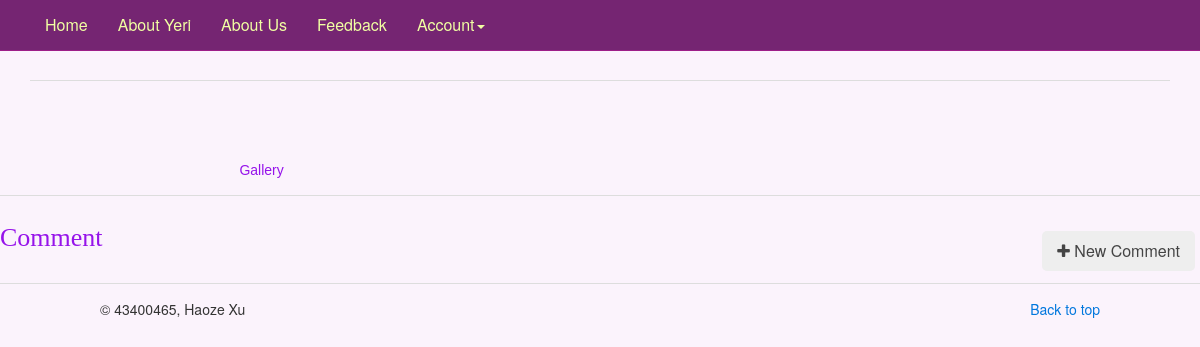
Page /160521001.php (signed in) on the earlier database version.
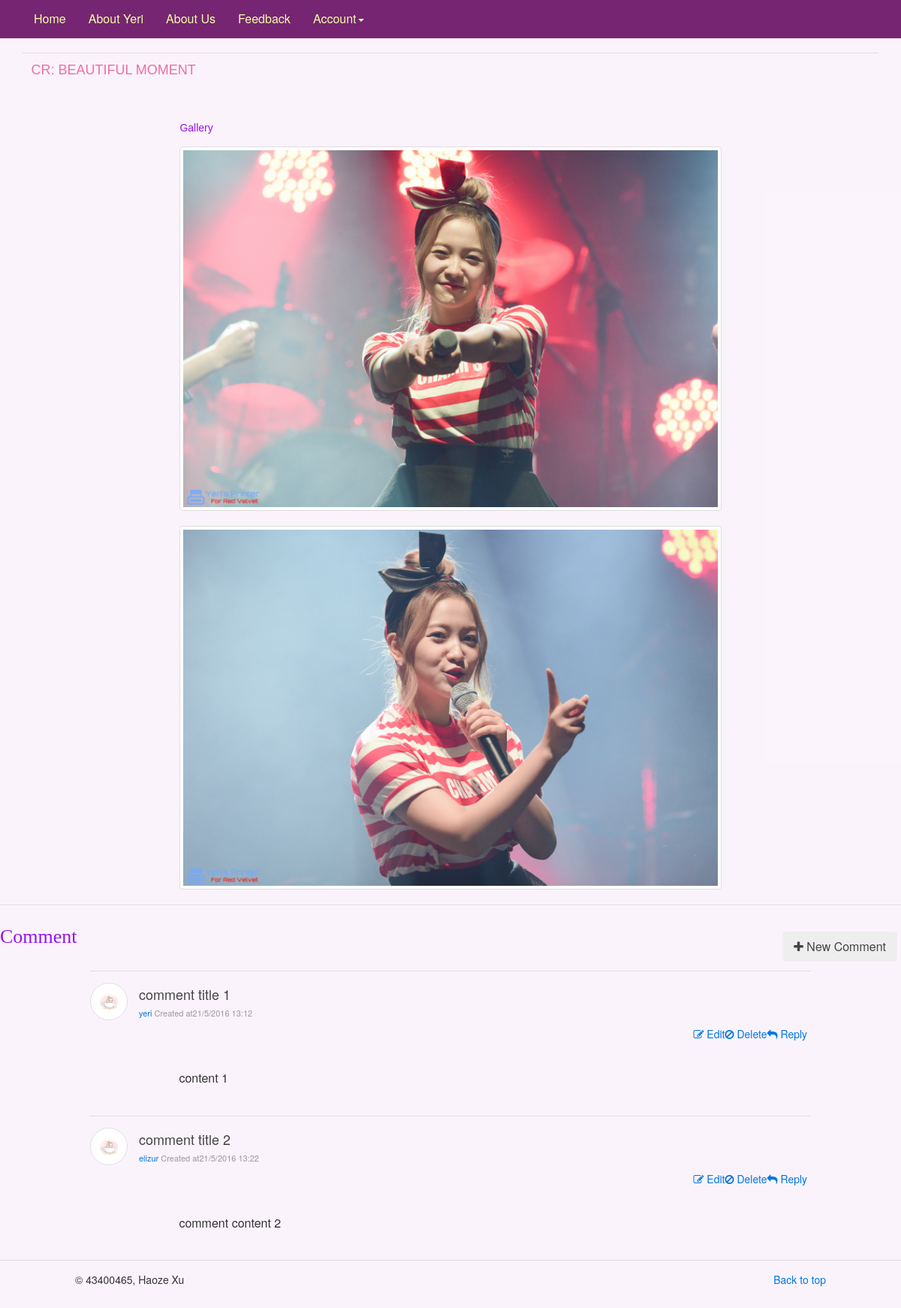
Same page on the later database version.
### tables this page shows
CREATE TABLE IF NOT EXISTS `posts` (
  `post_id` int(20) NOT NULL,
  `url` varchar(200) NOT NULL,
  `Title` varchar(100) NOT NULL,
  `content` varchar(20000) NOT NULL,
  PRIMARY KEY (`post_id`)
);

CREATE TABLE IF NOT EXISTS `media` (
  `post_id` int(20) NOT NULL,
  `media_id` int(20) NOT NULL,
  `type` varchar(10) NOT NULL,
  `url` varchar(200) NOT NULL,
  PRIMARY KEY (`post_id`,`media_id`),
  KEY `post_id` (`post_id`)
);

CREATE TABLE IF NOT EXISTS `comments` (
  `comment_id` int(20) NOT NULL,
  `comment_title` varchar(50) NOT NULL,
  `comment` varchar(1000) NOT NULL,
  `comment_time` varchar(20) NOT NULL,
  `username` varchar(20) NOT NULL,
  `post_id` int(20) NOT NULL,
  PRIMARY KEY (`comment_id`,`post_id`),
  KEY `username` (`username`),
  KEY `post_id` (`post_id`)
);

### 160521001.php (the view, shortened to what this page needs)
<?php
  $servername = "localhost";
  $username = "yeri";
  $password = "yeri";
  $dbname = "allforyeri";
  $post_id = (int)substr($_SERVER['PHP_SELF'], 1);
  $conn = new mysqli($servername, $username, $password, $dbname);
  $post_sql = "SELECT * FROM posts";
  $postResult = $conn->query($post_sql);
  $comment_sql = "SELECT * FROM comments";
  $commentResult = $conn->query($comment_sql);
  $media_sql = "SELECT * FROM media";
  $mediaResult = $conn->query($media_sql);
  $postArr=array();
  $commentArr=array();
  $mediaArr=array();
  while($postRow = $postResult->fetch_assoc()) {
    array_push($postArr, $postRow);
  }
  while($commentRow = $commentResult->fetch_assoc()) {
    array_push($commentArr, $commentRow);
  }
  while($mediaRow = $mediaResult->fetch_assoc()) {
    array_push($mediaArr, $mediaRow);
  }
?>
<!DOCTYPE html>
<html lang="en">
<head>
    <link href="css/bootstrap.min.css" rel="stylesheet">
    <link href="css/main.css" rel="stylesheet">
    <link href="css/Content.css" rel="stylesheet">
    <link href="css/lightbox.css" rel="stylesheet">
    <link href="css/comment.css" rel="stylesheet">
    <link href="css/uikit.min.css" rel="stylesheet">
</head>
<body>
  <nav class="navbar navbar-default navbar-fixed-top">
    <div class="container">
      <div id="navbar" class="navbar-collapse collapse nav_bar">
        <ul class="nav navbar-nav">
          <li><a href="index.php">Home</a></li>
          <li><a href="About_Yeri.php">About Yeri</a></li>
          <li><a href="About_Us.php">About Us</a></li>
          <li><a href="Feedback.php">Feedback</a></li>
          <li class="dropdown">
            <a href="http://v3.bootcss.com/examples/navbar-fixed-top/#" class="dropdown-toggle" data-toggle="dropdown" role="button" aria-haspopup="true" aria-expanded="false">Account<span class="caret"></span></a>
          </li>
        </ul>
      </div>
    </div>
  </nav>
  <div class="container main_content">
    <div class="row">
      <div class="col-md-12 content">
        <?php
          for ($i=0; $i<count($postArr); $i++) {
            if ($postArr[$i]['post_id'] == $post_id) {
              echo "<h2>". $postArr[$i]['title'] ."</h2>\n";
            }
          }
          echo "<hr>\n";
          for ($i=0; $i<count($postArr); $i++) {
            if ($postArr[$i]['post_id'] == $post_id) {
              echo "<p>". $postArr[$i]['content'] ."</p>\n";
            }
          } ?>
      </div>
    </div>
  </div>
  <div class="content_pic">
      <article class="post tag-ad">
        <h5>Gallery</h5>
        <div class="post-featured-image">
          <?php
            for ($i=0; $i<count($mediaArr); $i++) {
              if ($mediaArr[$i]['post_id'] == $post_id) {
                echo "<a class=\"thumbnail loaded\" data-lightbox=\"famcam\" href=" . $mediaArr[$i]['url'] . "><img src=" . $mediaArr[$i]['url'] . " class=\"main_imgs\" alt=\"Content\"></a>";
              }
            } ?>
        </div>
      </article>
  </div>
  <hr>
  <ul class="uk-comment-list">
    <div id="comment_title">
      <div class="comment_handling">
        <a class="uk-button uk-button-large" href="#"><i class="uk-icon-plus"></i>   New Comment</a>
      </div>
      <h3>Comment</h3>
    </div>
    <?php
      for ($i=0; $i<count($commentArr); $i++) {
        if ($commentArr[$i]['post_id'] == $post_id) { ?>
      <li>
        <article class="uk-comment comment">
          <hr>
          <header class="uk-comment-header">
              <?php echo "<img class=\"uk-comment-avatar\" src=\"images/avatar1.jpg\" alt=\"avatar4\">\n"; ?>
              <?php echo "<h4 class=\"uk-comment-title\">" . $commentArr[$i]['comment_title'] . "</h4>\n"; ?>
              <div class="uk-comment-meta">
                <?php echo "<a>". $commentArr[$i]['username'] . "</a>\n"; ?>
                <?php echo "Created at" . $commentArr[$i]['comment_time']; ?>
              </div>
              <div class="comment_handling">
                <?php
                  if ($_SESSION['username'] == $commentArr[$i]['username'] || $_SESSION['admin']) {
                    echo "<a href=\"#\"><i class=\"uk-icon-edit\"></i>   Edit</a>";
                    echo "<a href=\"#\"><i class=\"uk-icon-ban\"></i>   Delete</a>";
                  }
                  echo "<a href=\"#\"><i class=\"uk-icon-reply\"></i>   Reply</a>";
                ?>
              </div>
          </header>
          <div class="uk-comment-body">
            <?php echo "<o>". $commentArr[$i]['comment'] . "</o>\n"; ?>
          </div>
        </article>
      </li>
    <?php }
     } ?>
  </ul>
  <hr>
  <footer>
    <p class="pull-right"><a href="#">Back to top</a></p>
    <p>© 43400465, Haoze Xu</p>
    <div class="blank"></div>
  </footer>
</body>

Differences in the rows shown:
added posts: content "CR: BEAUTIFUL MOMENT"
added media: url (picture)
added media: url (picture)
added comments: comment_title "comment title 1", username "yeri", comment_time "21/5/2016 13:12", shows "Edit", comment "content 1"
added comments: comment_title "comment title 2", username "elizur", comment_time "21/5/2016 13:22", shows "Edit", comment "comment content 2"
